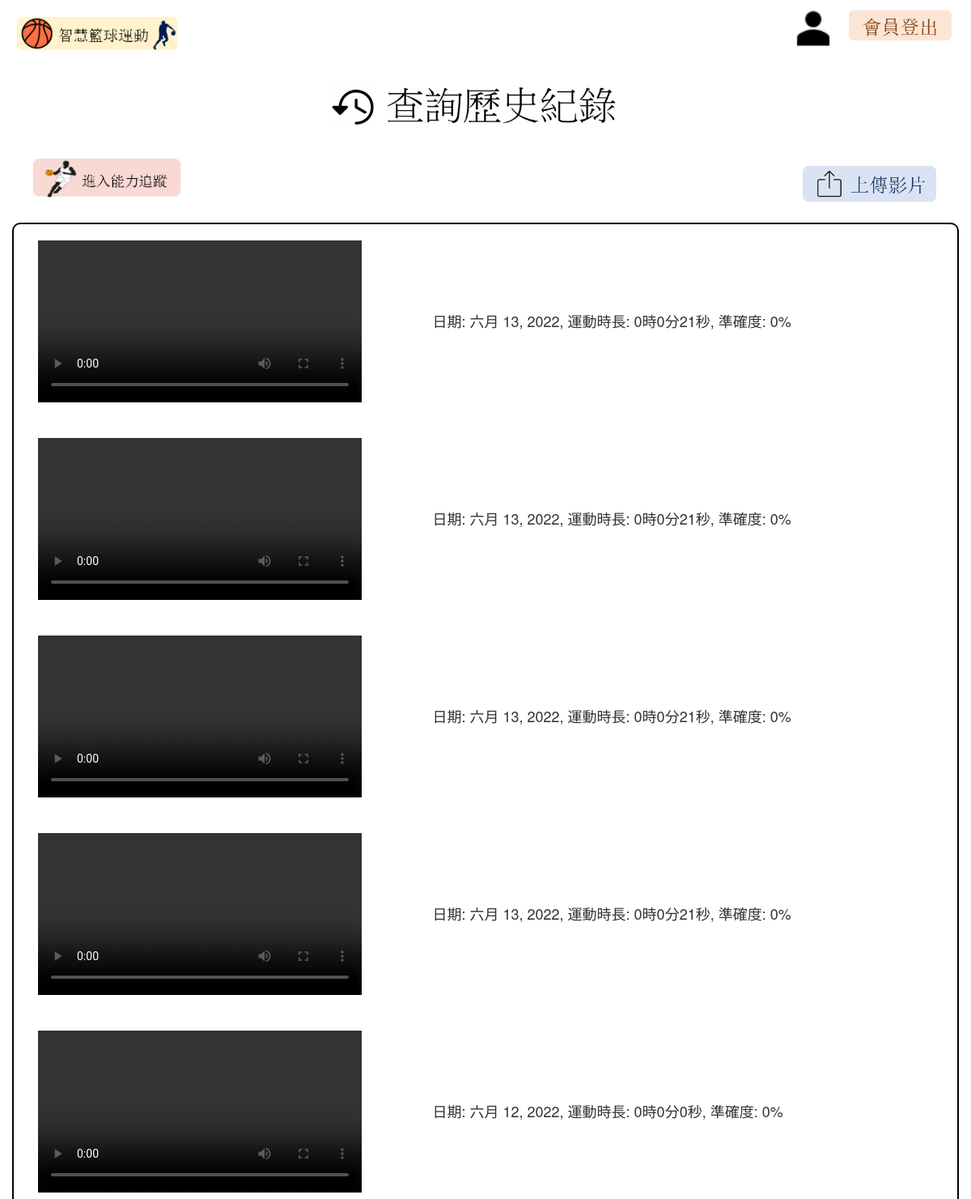
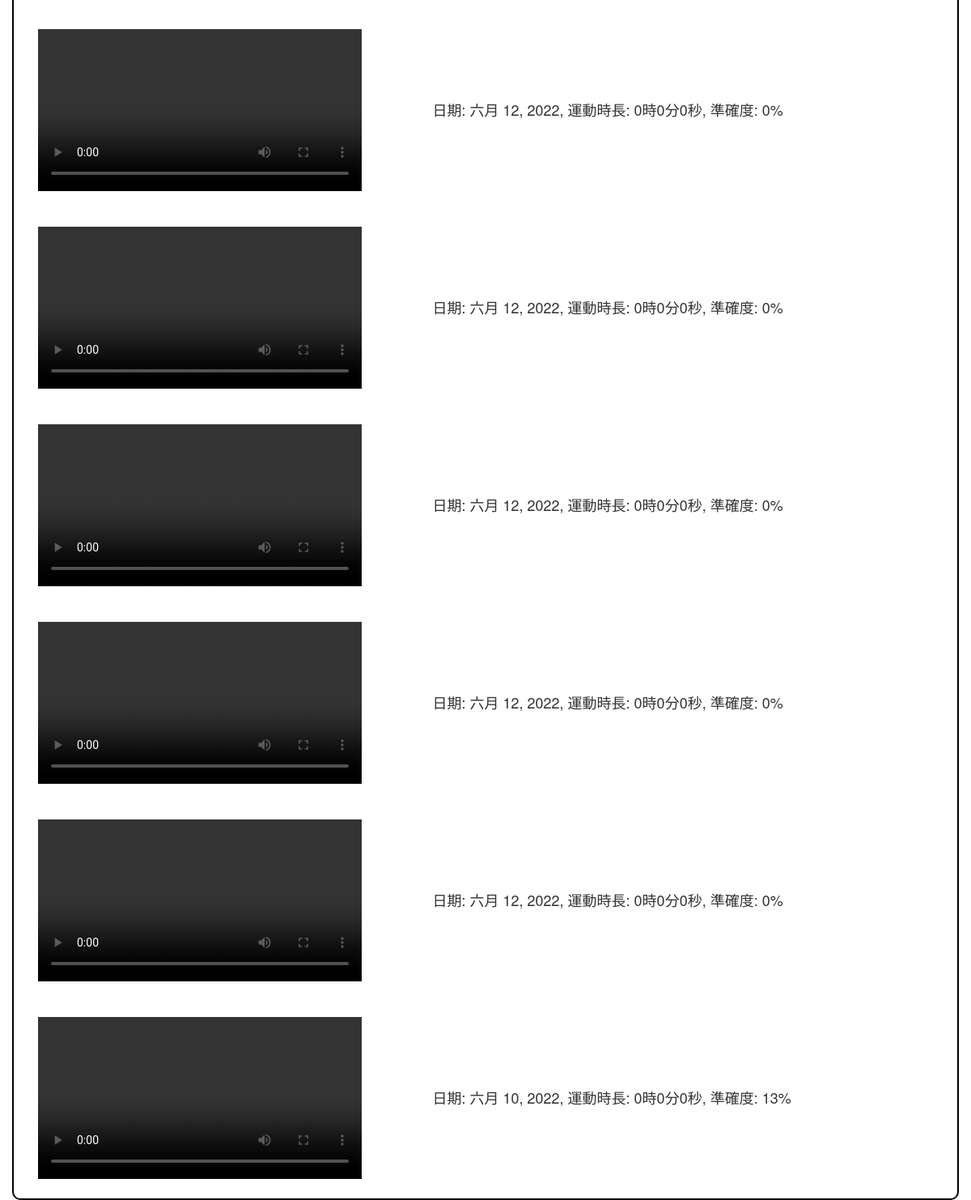
Page /history/ (signed in) on the committed database (2 pictures, top to bottom).
### mainsite/models.py (models this page shows, shortened)
class VideoDetail(models.Model):
	user = models.ForeignKey(User, on_delete = models.CASCADE)
	video_name = models.CharField(max_length = 50)
	accuracy = models.PositiveIntegerField(default = 0)
	duration_h = models.PositiveIntegerField(default = 0)
	duration_m = models.PositiveIntegerField(default = 0)
	duration_s = models.PositiveIntegerField(default = 0)
	pub_time = models.DateField(default = datetime.now)
	class Meta:
		ordering = ('-pub_time',)

### mainsite/views.py (the view)
# urls.py: path('history/', history),
def history(request):
	if request.user.is_authenticated:
		try:
			videos = models.VideoDetail.objects.filter(user=request.user).order_by('-pub_time')
			video_path_dir = "../media/"
		except:
			videos = None
		return render(request, 'history.html', locals())
	else:
		return redirect('/')

### templates/history.html (shortened to what this page needs)
{% extends 'tracking_base.html' %}
{% block headline %}
	<img src="/static/images/history.png" align="center" height="100" border="0">
{% endblock %}
{% block left_btn %}
	<a href="/tracking"><img src="/static/images/tracking_btn.png" align="left" height="50" style="margin: 10px;"></a>
{% endblock %}
{% block right_btn %}
<div class="col-md-9" align="right">
	<br>
	<a href="/video"><img src="/static/images/upload_btn.png" border="0" height="50"></a>
	</div>
{% endblock %}
{% block content %}
	{% if videos %}
		{% for video in videos %}
			<br>
			<div class="container">
				<div class="row">
					<div class="col-md-5">
						<video id="history_video" width="400" controls="">
							<source src="/media/{{video.video_name}}" type="video/mp4">
						</video>
					</div>
					<div class="col-md-7">
						<br><br><br><br>
						<h4>日期: {{video.pub_time}}, 運動時長: {{video.duration_h}}時{{video.duration_m}}分{{video.duration_s}}秒, 準確度: {{video.accuracy}}%</h4>
					</div>
				</div>
			</div>
			<br>
		{% endfor %}
	{% else %}
		<h2 align="center">尚未上傳檔案</h2>
	{% endif %}
{% endblock %}

### templates/tracking_base.html (shortened to what this page needs)
{% load static %}
<!DOCTYPE html>
<html>
<head>
	<link rel="stylesheet" href="https://maxcdn.bootstrapcdn.com/bootstrap/3.3.6/css/bootstrap.min.css">
	<link rel="stylesheet" href="https://maxcdn.bootstrapcdn.com/bootstrap/3.3.6/css/bootstrap-theme.min.css">
	 <div class="row">
		<div class="col-md-6" align="left">
			&emsp;&emsp;<a href="/"><img src="/static/images/logo.png" align="left" width="200" style="margin: 20px;" border="0"></a>
		</div>
		<div class="col-md-6" align="right">
			<img src="{% static '/images/member.png' %}" height="60">
			<a href="/logout"><img src="{% static '/images/logout_btn.png' %}" height="50" style="margin:10px"></a>&emsp;
		</div>
	</div>
	<div align="center">{% block headline %}{% endblock %}</div>
	<div class="container">
		<div class="row">
			<div class="col-md-3" align="left">
				{% block left_btn %}{% endblock %}
			</div>
			{% block right_btn %}{% endblock %}
		</div>
	</div>
	<br>
</head>
<body>
	<div class="container">
		<div class="row">
			<div class="col-md-12" style="border-style: solid; border-width: 2px; border-radius: 10px; border-color: black;">
				<div panel panel-default>
					{% block content %}{% endblock %}
				</div>
			</div>
		</div>
	</div>
</body>
</html>

### rows in the picture
VideoDetail: pub_time "六月 13, 2022", duration_h "0", duration_m "0", duration_s "21", accuracy "0"
VideoDetail: pub_time "六月 13, 2022", duration_h "0", duration_m "0", duration_s "21", accuracy "0"
VideoDetail: pub_time "六月 13, 2022", duration_h "0", duration_m "0", duration_s "21", accuracy "0"
VideoDetail: pub_time "六月 13, 2022", duration_h "0", duration_m "0", duration_s "21", accuracy "0"
VideoDetail: pub_time "六月 12, 2022", duration_h "0", duration_m "0", duration_s "0", accuracy "0"
VideoDetail: pub_time "六月 12, 2022", duration_h "0", duration_m "0", duration_s "0", accuracy "0"
VideoDetail: pub_time "六月 12, 2022", duration_h "0", duration_m "0", duration_s "0", accuracy "0"
VideoDetail: pub_time "六月 12, 2022", duration_h "0", duration_m "0", duration_s "0", accuracy "0"
VideoDetail: pub_time "六月 12, 2022", duration_h "0", duration_m "0", duration_s "0", accuracy "0"
VideoDetail: pub_time "六月 12, 2022", duration_h "0", duration_m "0", duration_s "0", accuracy "0"
VideoDetail: pub_time "六月 10, 2022", duration_h "0", duration_m "0", duration_s "0", accuracy "13"
